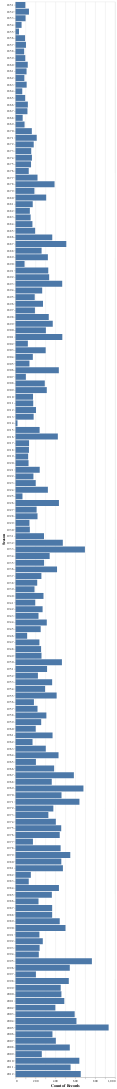

This figure's notebook cell:
### Markdown cell above
## Vertical number of records per season

### Code cell
alt.Chart(tracts).mark_bar().encode(
    x = 'count()',
    y = 'Season:O'
)

### Figure 1 — Vega specification as saved in the notebook (floating-point values rounded to 4 significant figures; data arrays with more than 128 entries replaced by an {"elided": "..."} marker saying what was removed)
{"$schema": "https://vega.github.io/schema/vega/v5.json", "data": [{"name": "source_0", "values": {"elided": "162 records"}}, {"name": "source_0_x_domain___count", "values": [{"min": 19, "max": 934}]}, {"name": "source_0_y_domain_Season", "values": {"elided": "162 records"}}], "signals": [{"name": "y_step", "value": 20}, {"name": "height", "update": "bandspace(domain('y').length, 0.1, 0.05) * y_step"}], "marks": [{"type": "rect", "name": "marks", "from": {"data": "source_0"}, "encode": {"update": {"description": {"signal": "\"Count of Records: \" + (format(datum[\"__count\"], \"\")) + \"; Season: \" + (isValid(datum[\"Season\"]) ? datum[\"Season\"] : \"\"+datum[\"Season\"])"}, "y": {"field": "Season", "scale": "y"}, "height": {"signal": "max(0.25, bandwidth('y'))"}, "fill": {"value": "#4c78a8"}, "x": {"field": "__count", "scale": "x"}, "x2": {"value": 0, "scale": "x"}, "ariaRoleDescription": {"value": "bar"}}}, "style": ["bar"]}], "scales": [{"name": "x", "type": "linear", "domain": [{"signal": "(data(\"source_0_x_domain___count\")[0] || {}).min"}, {"signal": "(data(\"source_0_x_domain___count\")[0] || {}).max"}], "range": [0, {"signal": "width"}], "nice": true, "zero": true}, {"name": "y", "type": "band", "domain": {"data": "source_0_y_domain_Season", "field": "Season", "sort": true}, "range": {"step": {"signal": "y_step"}}, "paddingInner": 0.1, "paddingOuter": 0.05}], "axes": [{"scale": "x", "zindex": 0, "labels": false, "aria": false, "maxExtent": 0, "tickCount": {"signal": "ceil(width/40)"}, "minExtent": 0, "ticks": false, "orient": "bottom", "gridScale": "y", "grid": true, "domain": false}, {"scale": "x", "title": "Count of Records", "orient": "bottom", "tickCount": {"signal": "ceil(width/40)"}, "labelFlush": true, "labelOverlap": true, "zindex": 0, "grid": false}, {"scale": "y", "title": "Season", "orient": "left", "zindex": 0, "grid": false}], "width": 300, "background": "white", "style": "cell", "padding": 5}
